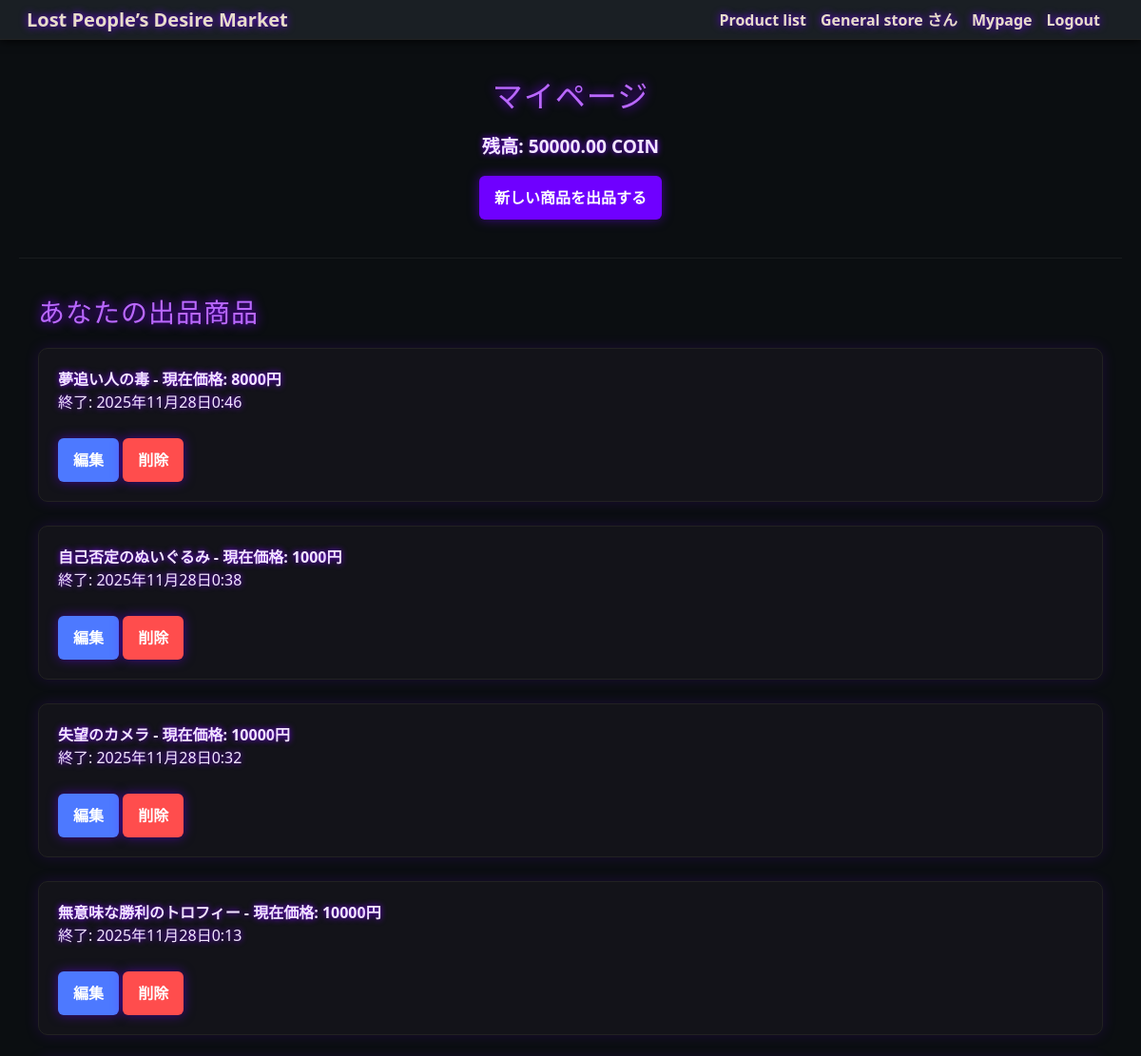
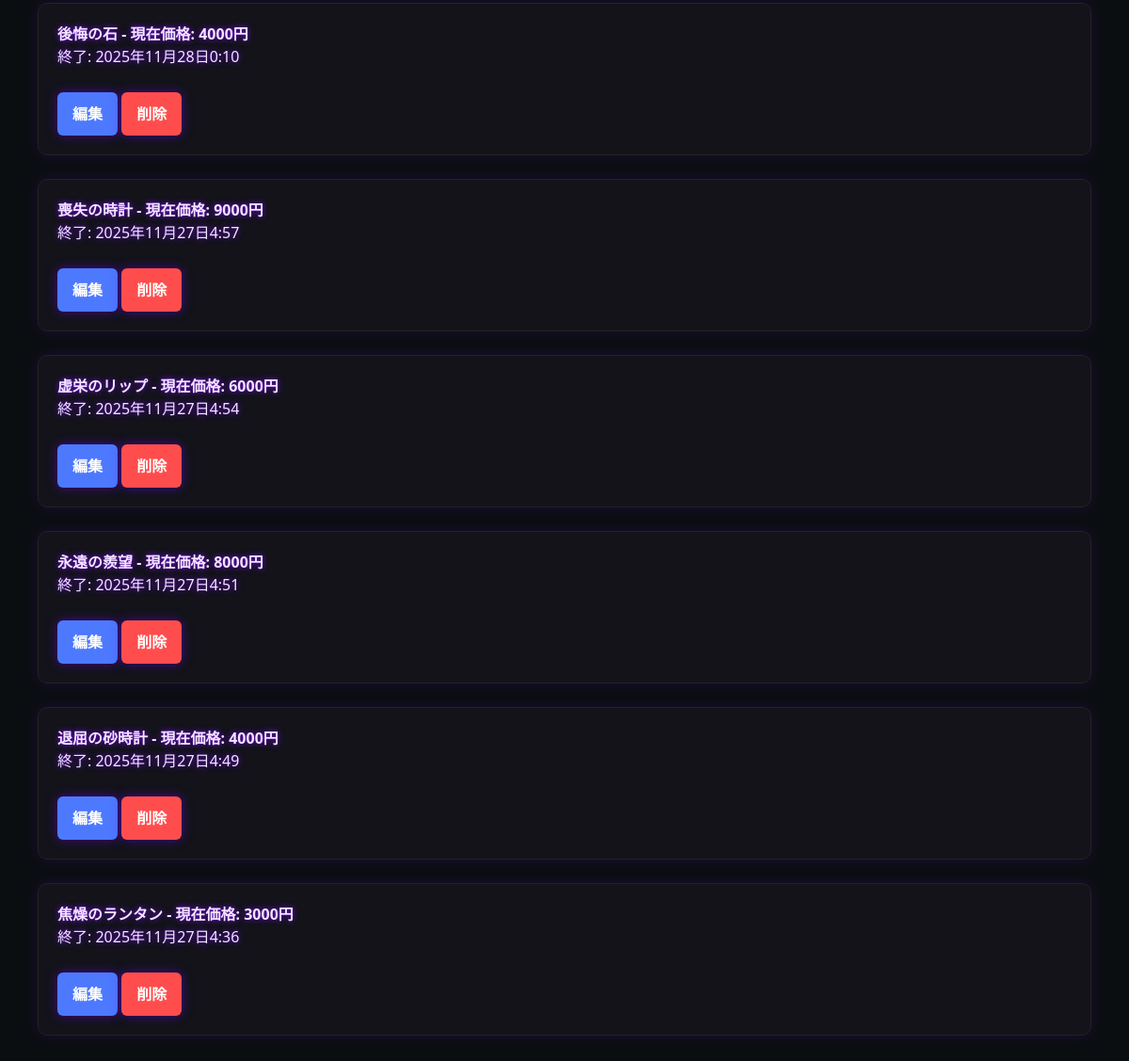
The app's page /accounts/mypage/ (signed in) with its own data (2 pictures, top to bottom).
### accounts/models.py (models this page shows)
class CustomUser(AbstractUser):
    coin_balance = models.DecimalField(max_digits=12, decimal_places=2, default=50000)  # 初期残高

### auctions/models.py (models this page shows, shortened)
class Item(models.Model):
    name = models.CharField(max_length=200)
    description = models.TextField(blank=True)
    starting_price = models.IntegerField(default=1)
    current_price = models.IntegerField(default=0)
    image = models.ImageField(upload_to='item_images/', blank=True, null=True)
    created_at = models.DateTimeField(auto_now_add=True)
    end_time = models.DateTimeField(default=timezone.now)
    seller = models.ForeignKey(settings.AUTH_USER_MODEL, on_delete=models.CASCADE)
    bots = models.ManyToManyField("AuctionBot", blank=True)

### accounts/views.py (the view)
# urls.py: path('mypage/', views.mypage_view, name='mypage'),
@login_required
def mypage_view(request):
    from auctions.models import Item, Bid
    my_bids = Bid.objects.filter(bidder=request.user.username).order_by('-created_at')[:50]
    my_listings = Item.objects.filter(seller=request.user)
    my_items = Item.objects.filter(seller=request.user).order_by('-end_time')
    return render(request, 'accounts/mypage.html', {
        'my_bids': my_bids,
        'my_listings': my_listings,
        'my_items': my_items,
    })

### accounts/templates/accounts/mypage.html
{% extends "base.html" %}
{% block content %}
<div class="container text-center">
    <h2>マイページ</h2>
<p class="item-description" style="font-weight:bold; font-size:1.2rem; margin-top:10px;">
    残高: {{ user.coin_balance }} COIN
</p>
<a href="{% url 'auctions:new_item' %}" class="btn">
    新しい商品を出品する
</a>
</div>
<hr style="border-color:#444; margin:40px 0;">
<div class="container">
    <h3>あなたの出品商品</h3>
{% if my_items %}
  <ul style="list-style:none; padding:0;">
    {% for item in my_items %}
      <li class="card">
        <a href="{% url 'auctions:item_detail' item.id %}" class="item-description" style="font-weight:bold; text-decoration:none;">
           {{ item.name }} - 現在価格: {{ item.current_price }}円
        </a>
        <p class="item-description">終了: {{ item.end_time }}</p>
        <div style="margin-top:10px;">
          <a href="{% url 'auctions:edit_item' item.id %}" class="btn" style="background-color:#4d79ff;">編集</a>
          <a href="{% url 'auctions:delete_item' item.id %}" class="btn" style="background-color:#ff4d4d;">削除</a>
        </div>
      </li>
    {% endfor %}
  </ul>
{% else %}
  <p class="item-description text-center">まだ商品を出品していません。</p>
{% endif %}
</div>
{% endblock %}

### auctions/templates/base.html (shortened to what this page needs)
<!DOCTYPE html>
<html lang="ja">
<head>
    {% load static %}
    <link href="https://cdn.jsdelivr.net/npm/bootstrap@5.3.3/dist/css/bootstrap.min.css" rel="stylesheet">
    <link rel="stylesheet" href="{% static 'css/global.css' %}">
</head>
<body>
    <nav class="navbar navbar-expand-lg navbar-custom py-0 px-2">
    <div class="container">
        <a class="navbar-brand" href="{% url 'index' %}">Lost People’s Desire Market</a>
        <div class="collapse navbar-collapse">
            <ul class="navbar-nav ms-auto">
                <li class="nav-item">
                    <a href="{% url 'auctions:item_list' %}">Product list</a>
                </li>
                {% if user.is_authenticated %}
                    <li class="nav-item">
                        <a class="navbar-username" href="{% url 'accounts:mypage' %}">{{ user.username }} さん</a>
                    </li>
                    <li class="nav-item">
                        <a href="{% url 'accounts:mypage' %}">Mypage</a>
                    </li>
                    <li class="nav-item">
                        <a href="{% url 'accounts:logout' %}">Logout</a>
                    </li>
                {% endif %}
            </ul>
        </div>
    </div>
</nav>
    <div class="container mt-4">
        {% block content %}{% endblock %}
    </div>
</body>
</html>

### static/css/global.css (style rules this page uses)
body { background: #0a0a0c; color: #e0e0e0; font-family: 'OCR A Std', monospace; margin: 0; padding: 0; }
.navbar { background: #0c0c12; padding: 15px 25px; border-bottom: 1px solid #222; box-shadow: 0 0 15px rgba(120, 0, 255, 0.3); display: flex; justify-content: space-between; align-items: center; }
.navbar a { color: #c88cff; margin-right: 20px; text-decoration: none; font-weight: bold; transition: 0.2s; text-shadow: 0 0 8px #6f00ff; }
.navbar-custom { padding-top: 0 !important; padding-bottom: 0 !important; height: 42px; display: flex; align-items: center; }
.navbar-brand, .navbar-nav .nav-item a { padding-top: 0 !important; padding-bottom: 0 !important; line-height: 1.1; }
.container { max-width: 1200px; margin: 40px auto; padding: 0 20px; }
h1, h2, h3 { color: #ba68ff; text-shadow: 0 0 12px #7a00ff; margin-bottom: 20px; letter-spacing: 1px; }
.card { background: rgba(20, 20, 26, 0.9); border: 1px solid #222; border-radius: 10px; padding: 20px; margin-bottom: 25px; transition: .3s; box-shadow: 0 0 15px rgba(120, 0, 255, 0.15); }
.btn { display: inline-block; padding: 10px 15px; background: #6f00ff; color: white; text-decoration: none; border-radius: 6px; font-weight: bold; transition: .2s; box-shadow: 0 0 12px rgba(111, 0, 255, 0.5); }
.item-description { color: #f2e5ff; text-shadow: 0 0 6px #7a00ff; }

### auctions/templates/base.html (style rules this page uses)
body { background-color: #0b0e11; color: #e5e5e5; font-family: 'Segoe UI', Tahoma, Geneva, Verdana, sans-serif; }
.navbar-custom { background-color: #1a1f24; box-shadow: 0 0 10px #000; }
.navbar-custom a { color: #e8dcca; text-decoration: none; margin-right: 15px; }

### records on screen
CustomUser: username "General store", coin_balance "50000.00"
Item: name "夢追い人の毒", current_price "8000", end_time "2025年11月28日0:46"
Item: name "自己否定のぬいぐるみ", current_price "1000", end_time "2025年11月28日0:38"
Item: name "失望のカメラ", current_price "10000", end_time "2025年11月28日0:32"
Item: name "無意味な勝利のトロフィー", current_price "10000", end_time "2025年11月28日0:13"
Item: name "後悔の石", current_price "4000", end_time "2025年11月28日0:10"
Item: name "喪失の時計", current_price "9000", end_time "2025年11月27日4:57"
Item: name "虚栄のリップ", current_price "6000", end_time "2025年11月27日4:54"
Item: name "永遠の羨望", current_price "8000", end_time "2025年11月27日4:51"
Item: name "退屈の砂時計", current_price "4000", end_time "2025年11月27日4:49"
Item: name "焦燥のランタン", current_price "3000", end_time "2025年11月27日4:36"
